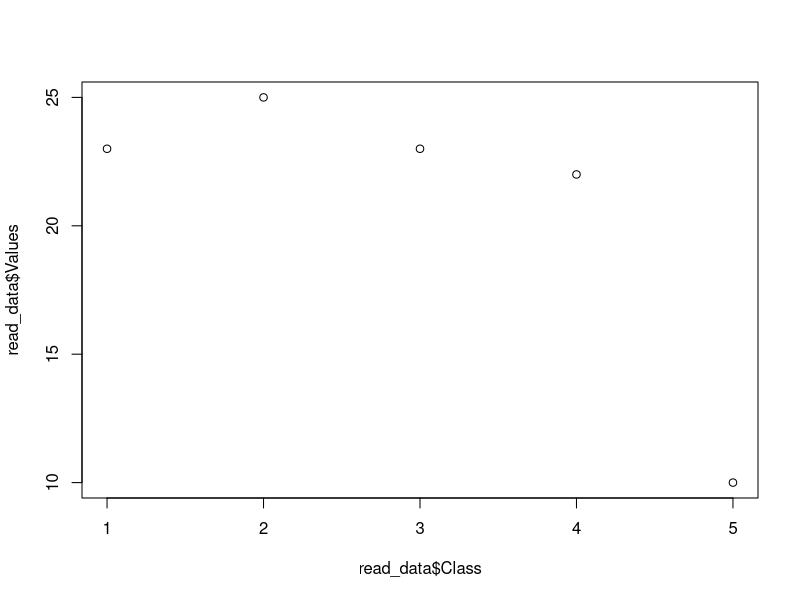

Write R code to recreate this figure.
# install.packages(c("ggplot2", "burnr"))
library(openxlsx)
library(readxl)
library(dplyr)

setwd('D:/00RCode')
read_data <- read_xlsx('Latihan_Mba_Dita.xlsx')
View(read_data)
head(read_data)
summary(read_data)
plot(read_data$Class, read_data$Values)
